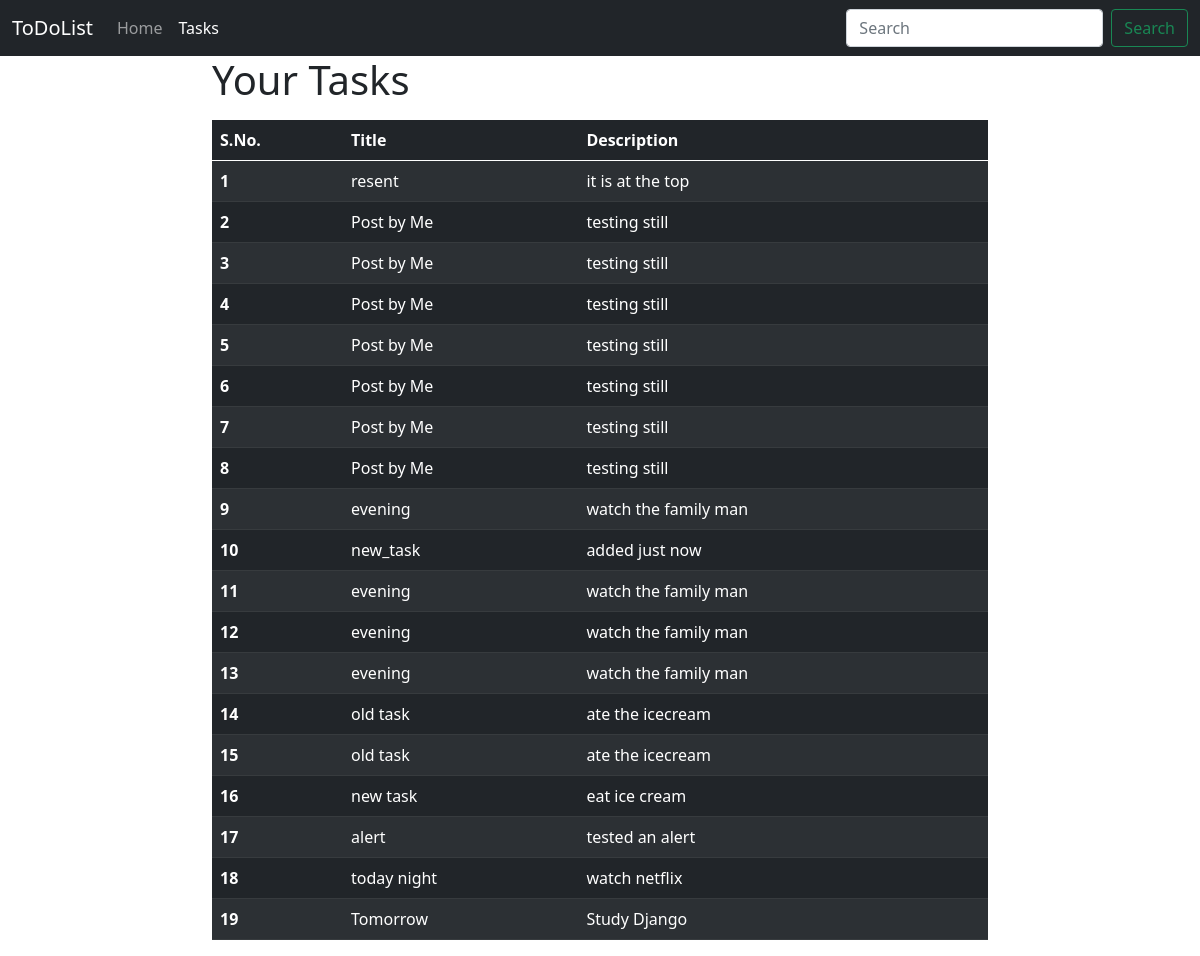
/tasks/, run on the app's committed database.
### home/models.py (models this page shows, shortened)
class Task(models.Model):
    tasktitle = models.CharField(max_length=30)
    taskdesc = models.TextField()
    timestamp = models.DateTimeField(auto_now_add=True)

### home/views.py (the view)
# urls.py: path('tasks/', views.tasks, name = 'tasks'),
def tasks(request):
    tasks = Task.objects.all()
    context = {'tasks':tasks}
    return render(request, 'tasks.html', context = context)

### templates/tasks.html (shortened to what this page needs)
{% extends 'base.html' %}
{% block heading %} Your Tasks {% endblock heading %}
{% block search %}
<form class="d-flex">
                    <input class="form-control me-2" type="search" placeholder="Search" aria-label="Search">
                    <button class="btn btn-outline-success" type="submit">Search</button>
                </form>
{% endblock search%}
{% block body %}
<div class="container my-3 col-md-8"><table class="table table-dark table-striped">
    <thead>
        <tr>
            <th scope="col">S.No.</th>
            <th scope="col">Title</th>
            <th scope="col">Description</th>
        </tr>
    </thead>
    <tbody>
    {% for task in tasks reversed %}
        <tr>
            <th scope="col">{{forloop.counter}}</th>
            <td>{{task.tasktitle}}</td>
            <td>{{task.taskdesc}}</td>
        </tr>
    {% endfor %}
    </tbody>
</table>
</div>
{% endblock body %}
{% block tasksactive %} active {% endblock tasksactive %}

### templates/base.html (shortened to what this page needs)
<!doctype html>
<html lang="en">
<head>
    <link href="https://cdn.jsdelivr.net/npm/bootstrap@5.0.1/dist/css/bootstrap.min.css" rel="stylesheet"
>
</head>
<body>
    <nav class="navbar navbar-expand-lg navbar-dark bg-dark">
        <div class="container-fluid">
            <a class="navbar-brand" href="/home/">ToDoList</a>
            <div class="collapse navbar-collapse" id="navbarSupportedContent">
                <ul class="navbar-nav me-auto mb-2 mb-lg-0">
                    <li class="nav-item">
                        <a class="nav-link {% block homeactive %} {% endblock homeactive %} " aria-current="page"
                            href="/home/">Home</a>
                    </li>
                    <li class="nav-item">
                        <a class="nav-link {% block tasksactive %} {% endblock tasksactive %}" href="/tasks/">Tasks</a>
                    </li>
                </ul>
                {% block search %} {% endblock search %}
            </div>
        </div>
    </nav>
    <div class="container col-md-8">
        <h1>{% block heading %} {% endblock heading %}</h1>
    </div>
    {% block body %} {% endblock body %}
</body>
</html>

### data on the page
Task: tasktitle "resent", taskdesc "it is at the top"
Task: tasktitle "Post by Me", taskdesc "testing still"
Task: tasktitle "Post by Me", taskdesc "testing still"
Task: tasktitle "Post by Me", taskdesc "testing still"
Task: tasktitle "Post by Me", taskdesc "testing still"
Task: tasktitle "Post by Me", taskdesc "testing still"
Task: tasktitle "Post by Me", taskdesc "testing still"
Task: tasktitle "Post by Me", taskdesc "testing still"
Task: tasktitle "evening", taskdesc "watch the family man"
Task: tasktitle "new_task", taskdesc "added just now"
Task: tasktitle "evening", taskdesc "watch the family man"
Task: tasktitle "evening", taskdesc "watch the family man"
Task: tasktitle "evening", taskdesc "watch the family man"
Task: tasktitle "old task", taskdesc "ate the icecream"
Task: tasktitle "old task", taskdesc "ate the icecream"
Task: tasktitle "new task", taskdesc "eat ice cream"
Task: tasktitle "alert", taskdesc "tested an alert"
Task: tasktitle "today night", taskdesc "watch netflix"
Task: tasktitle "Tomorrow", taskdesc "Study Django"
